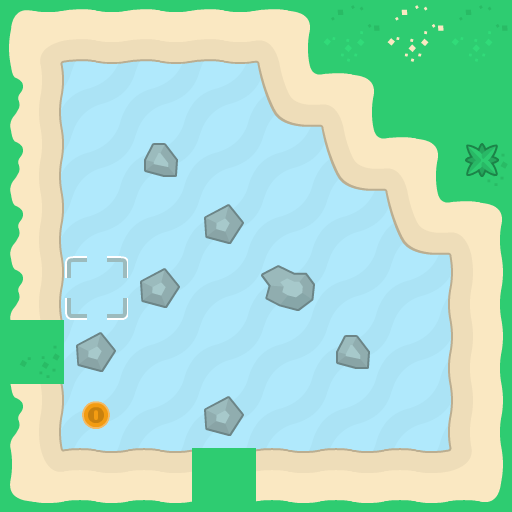

This game map was drawn from its Tiled (.tmx) file and the tilesets committed beside it. A one-line description and the full map source follow:
An orthogonal 8x8 tile map with 64x64 px tiles, 4 tile layers (background, walls, foreground, objects).

<map version="1.10" tiledversion="1.11.2" orientation="orthogonal" renderorder="right-down" width="8" height="8" tilewidth="64" tileheight="64" infinite="0" nextlayerid="6" nextobjectid="1">
 <properties>
  <property name="character_bottom" value="[[16,0]]" />
  <property name="character_left" value="[[16,3]]" />
  <property name="character_right" value="[[16,2]]" />
  <property name="character_top" value="[[16,1]]" />
 </properties>
 <tileset firstgid="1" source="tiles_sheet.tsx" />
 <layer id="4" name="background" width="8" height="8">
  <data encoding="csv">
77,77,77,77,77,77,77,77,
77,77,77,77,77,77,77,77,
77,77,77,77,77,77,77,77,
77,77,77,77,77,77,77,77,
77,77,77,77,77,77,77,77,
77,77,77,77,77,77,77,77,
77,77,77,77,77,77,77,77,
77,77,77,77,77,77,77,77
</data>
 </layer>
 <layer id="1" name="walls" width="8" height="8">
  <data encoding="csv">
38,58,58,58,39,41,25,41,
43,0,0,0,57,39,24,24,
43,0,52,0,0,57,39,42,
43,0,0,54,0,0,57,39,
43,0,54,0,53,0,0,23,
42,54,0,0,0,52,0,23,
43,0,0,54,0,0,0,23,
55,7,7,24,7,7,7,56
</data>
 </layer>
 <layer id="5" name="foreground" width="8" height="8">
  <data encoding="csv">
0,0,0,0,0,0,0,0,
0,0,0,0,0,0,0,0,
0,0,0,0,0,0,0,76,
0,0,0,0,0,0,0,0,
0,0,0,0,0,0,0,0,
0,0,0,0,0,0,0,0,
0,0,0,0,0,0,0,0,
0,0,0,0,0,0,0,0
</data>
 </layer>
 <layer id="3" name="objects" width="8" height="8">
  <data encoding="csv">
0,0,0,0,0,0,0,0,
0,0,0,0,0,0,0,0,
0,0,0,0,0,0,0,0,
0,0,0,0,0,0,0,0,
0,102,0,0,0,0,0,0,
0,0,0,0,0,0,0,0,
0,85,0,0,0,0,0,0,
0,0,0,0,0,0,0,0
</data>
 </layer>
</map>
